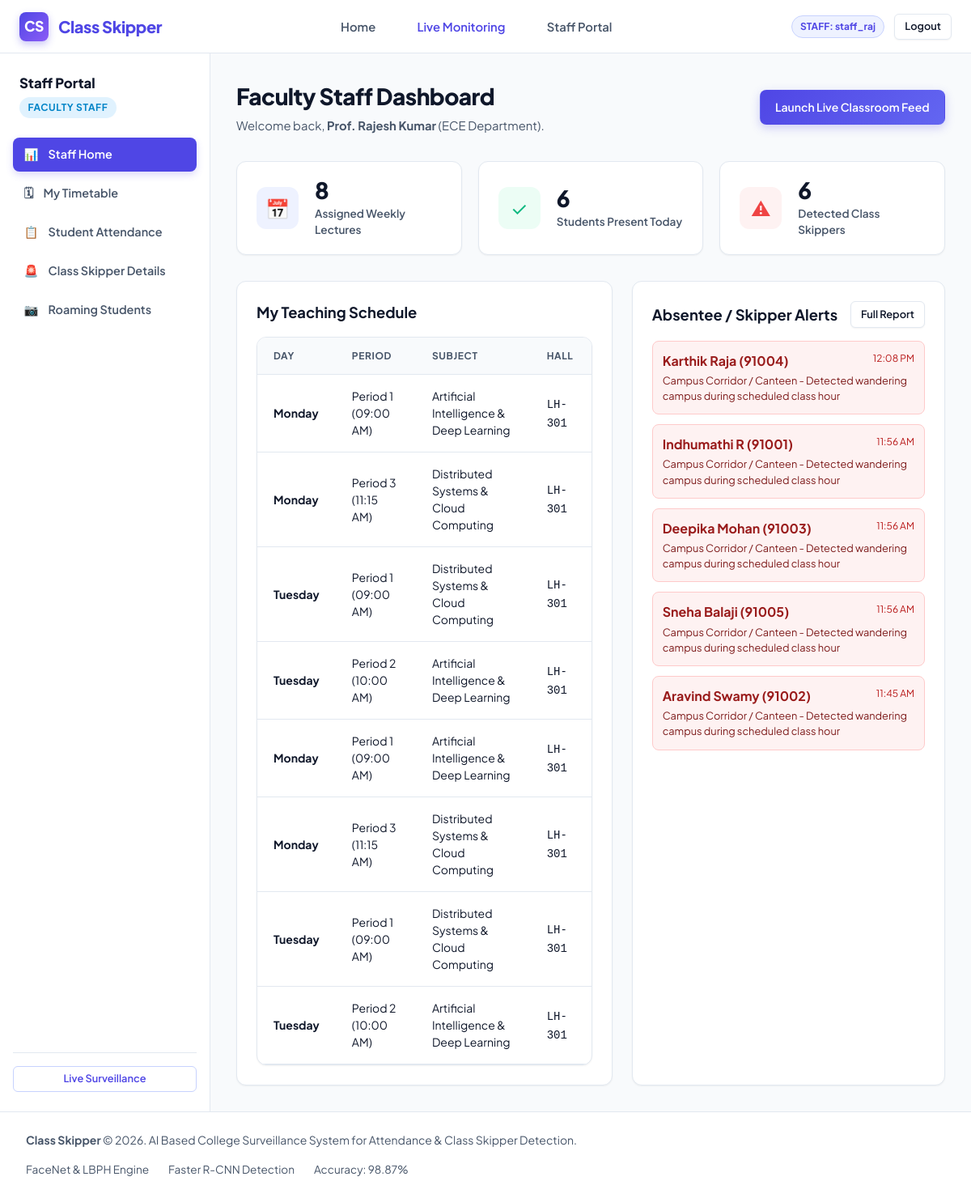
Page /staff/dashboard (signed in) on the committed database.
### tables this page shows
CREATE TABLE staff (
            id INTEGER PRIMARY KEY AUTOINCREMENT,
            staff_id VARCHAR(50) UNIQUE NOT NULL,
            name VARCHAR(150) NOT NULL,
            email VARCHAR(100) NOT NULL,
            mobile VARCHAR(30) NOT NULL,
            dept VARCHAR(100) NOT NULL,
            designation VARCHAR(100) DEFAULT 'Assistant Professor',
            username VARCHAR(50) UNIQUE NOT NULL,
            password VARCHAR(100) NOT NULL
        );

CREATE TABLE timetable (
            id INTEGER PRIMARY KEY AUTOINCREMENT,
            dept VARCHAR(100) NOT NULL,
            sem VARCHAR(50) NOT NULL,
            day_name VARCHAR(30) NOT NULL,
            period VARCHAR(20) NOT NULL,
            start_time VARCHAR(20) NOT NULL,
            end_time VARCHAR(20) NOT NULL,
            subject VARCHAR(150) NOT NULL,
            staff_name VARCHAR(150) NOT NULL,
            room VARCHAR(50) DEFAULT 'LH-101'
        );

CREATE TABLE violations (
            id INTEGER PRIMARY KEY AUTOINCREMENT,
            student_id INTEGER,
            regno VARCHAR(50) NOT NULL,
            name VARCHAR(150) NOT NULL,
            dept VARCHAR(100) NOT NULL,
            sem VARCHAR(50) NOT NULL,
            date VARCHAR(30) NOT NULL,
            time VARCHAR(30) NOT NULL,
            location VARCHAR(100) NOT NULL,
            image_path VARCHAR(255) NOT NULL,
            reason VARCHAR(255) DEFAULT 'Found roaming outside classroom during class hours',
            status VARCHAR(50) DEFAULT 'Alert Sent',
            parent_notified INTEGER DEFAULT 1
        );

### app.py (the view)
@app.route('/staff/dashboard')
@login_required('staff')
def staff_dashboard():
    staff_info = query_db("SELECT * FROM staff WHERE username = %s", (session['username'],), one=True)
    today_str = datetime.date.today().strftime('%Y-%m-%d')
    my_timetable = query_db("SELECT * FROM timetable WHERE staff_name LIKE %s", (f"%{staff_info['name'].split()[-1]}%",))
    assigned_count = len(my_timetable)
    present_cnt = query_db("SELECT COUNT(*) as c FROM attendance WHERE date = %s AND dept = %s", (today_str, staff_info['dept']), one=True)['c']
    skipper_cnt = query_db("SELECT COUNT(*) as c FROM violations WHERE date = %s AND dept = %s", (today_str, staff_info['dept']), one=True)['c']
    my_skippers = query_db("SELECT * FROM violations WHERE date = %s AND dept = %s ORDER BY id DESC LIMIT 5", (today_str, staff_info['dept']))
    return render_template(
        'staff/dashboard.html',
        active_page='dashboard',
        staff_info=staff_info,
        assigned_classes_count=assigned_count,
        present_count=present_cnt,
        skipper_count=skipper_cnt,
        my_timetable=my_timetable,
        my_skippers=my_skippers
    )

### app.py (called while the page is built)
def login_required(required_role=None):
    def decorator(f):
        @functools.wraps(f)
        def decorated_function(*args, **kwargs):
            if not session.get('username'):
                flash('Please log in to access this portal.', 'danger')
                return redirect(url_for('login_view', role=required_role or 'admin'))
            if required_role and session.get('role') != required_role:
                flash(f'Unauthorized access. {required_role.capitalize()} privileges required.', 'danger')
                return redirect(url_for('index'))
            return f(*args, **kwargs)
        return decorated_function
    return decorator

### db.py (called while the page is built)
def get_connection():
    if DATABASE_TYPE == 'mysql':
        try:
            import mysql.connector
            conn = mysql.connector.connect(**MYSQL_CONFIG)
            return conn, 'mysql'
        except Exception:
            conn = sqlite3.connect(SQLITE_DB_PATH)
            conn.row_factory = sqlite3.Row
            return conn, 'sqlite'
    else:
        conn = sqlite3.connect(SQLITE_DB_PATH)
        conn.row_factory = sqlite3.Row
        return conn, 'sqlite'

def query_db(query, args=(), one=False, commit=False):
    conn, db_type = get_connection()
    cursor = conn.cursor()
    if db_type == 'sqlite':
        query = query.replace('%s', '?')
    else:
        query = query.replace('?', '%s')
    cursor.execute(query, args)
    if commit:
        conn.commit()
        last_id = cursor.lastrowid
        cursor.close()
        conn.close()
        return last_id
    rv = cursor.fetchall()
    cursor.close()
    conn.close()
    if rv:
        if db_type == 'sqlite':
            results = [dict(ix) for ix in rv]
        else:
            results = [dict(ix) if isinstance(ix, dict) else ix for ix in rv]
        return results[0] if one else results
    return None if one else []

### templates/staff/dashboard.html (shortened to what this page needs)
{% extends 'staff/layout.html' %}
{% block staff_content %}
<div>
    <div class="page-header">
        <div>
            <h1 class="page-title">Faculty Staff Dashboard</h1>
            <p class="page-subtitle">Welcome back, <strong>{{ staff_info.name }}</strong> ({{ staff_info.dept }} Department).</p>
        </div>
        <a href="{{ url_for('monitoring_view') }}" class="btn btn-primary">
            Launch Live Classroom Feed
        </a>
    </div>
    <div class="stat-grid">
        <div class="stat-card">
            <div class="stat-icon primary">📅</div>
            <div>
                <div class="stat-value">{{ assigned_classes_count }}</div>
                <div class="stat-label">Assigned Weekly Lectures</div>
            </div>
        </div>
        <div class="stat-card">
            <div class="stat-icon success">✓</div>
            <div>
                <div class="stat-value">{{ present_count }}</div>
                <div class="stat-label">Students Present Today</div>
            </div>
        </div>
        <div class="stat-card">
            <div class="stat-icon danger">⚠</div>
            <div>
                <div class="stat-value">{{ skipper_count }}</div>
                <div class="stat-label">Detected Class Skippers</div>
            </div>
        </div>
    </div>
    <div style="display: grid; grid-template-columns: 1.2fr 1fr; gap: 1.5rem;">
        <div class="card">
            <h3 style="font-size: 1.15rem; font-weight: 700; margin-bottom: 1rem;">My Teaching Schedule</h3>
            <div class="table-responsive">
                <table class="data-table">
                    <thead>
                        <tr>
                            <th>Day</th>
                            <th>Period</th>
                            <th>Subject</th>
                            <th>Hall</th>
                        </tr>
                    </thead>
                    <tbody>
                        {% for tt in my_timetable %}
                        <tr>
                            <td><strong>{{ tt.day_name }}</strong></td>
                            <td>{{ tt.period }} ({{ tt.start_time }})</td>
                            <td>{{ tt.subject }}</td>
                            <td><code>{{ tt.room }}</code></td>
                        </tr>
                        {% else %}
                        <tr><td colspan="4" style="text-align: center; color: var(--text-muted);">No scheduled periods for your profile.</td></tr>
                        {% endfor %}
                    </tbody>
                </table>
            </div>
        </div>
        <div class="card">
            <div style="display: flex; justify-content: space-between; align-items: center; margin-bottom: 1rem;">
                <h3 style="font-size: 1.15rem; font-weight: 700;">Absentee / Skipper Alerts</h3>
                <a href="{{ url_for('staff_skippers') }}" class="btn btn-secondary btn-sm">Full Report</a>
            </div>
            <div style="display: flex; flex-direction: column; gap: 0.75rem;">
                {% for sk in my_skippers %}
                <div style="padding: 0.75rem; background: var(--danger-light); border: 1px solid var(--danger-border); border-radius: 8px;">
                    <div style="display: flex; justify-content: space-between;">
                        <strong style="color: #991b1b;">{{ sk.name }} ({{ sk.regno }})</strong>
                        <span style="font-size: 0.75rem; color: #b91c1c;">{{ sk.time }}</span>
                    </div>
                    <div style="font-size: 0.8rem; color: #7f1d1d; margin-top: 0.2rem;">
                        {{ sk.location }} - {{ sk.reason }}
                    </div>
                </div>
                {% else %}
                <div style="text-align: center; color: var(--text-muted); padding: 1.5rem 0;">No active class skipper alerts today.</div>
                {% endfor %}
            </div>
        </div>
    </div>
</div>
{% endblock %}

### templates/base.html (shortened to what this page needs)
<!DOCTYPE html>
<html lang="en">
<head>
    <link rel="stylesheet" href="{{ url_for('static', filename='css/style.css') }}">
</head>
<body>
    <nav class="navbar">
        <div class="nav-container">
            <a href="{{ url_for('index') }}" class="brand-logo">
                <div class="brand-icon">CS</div>
                <span>Class Skipper</span>
            </a>
            <ul class="nav-menu">
                <li><a href="{{ url_for('index') }}" class="nav-link">Home</a></li>
                <li><a href="{{ url_for('monitoring_view') }}" class="nav-link" style="color: var(--primary);">Live Monitoring</a></li>
                {% if session.get('role') == 'admin' %}
                    <li><a href="{{ url_for('admin_dashboard') }}" class="nav-link">Admin Portal</a></li>
                {% elif session.get('role') == 'staff' %}
                    <li><a href="{{ url_for('staff_dashboard') }}" class="nav-link">Staff Portal</a></li>
                {% elif session.get('role') == 'hod' %}
                    <li><a href="{{ url_for('hod_dashboard') }}" class="nav-link">HoD Portal</a></li>
                {% else %}
                    <li><a href="{{ url_for('login_view', role='staff') }}" class="nav-link">Staff</a></li>
                    <li><a href="{{ url_for('login_view', role='hod') }}" class="nav-link">HOD</a></li>
                    <li><a href="{{ url_for('login_view', role='admin') }}" class="nav-link">Admin</a></li>
                {% endif %}
            </ul>
            <div class="nav-actions">
                {% if session.get('username') %}
                    <span class="badge badge-primary">
                        {{ session.get('role')|upper }}: {{ session.get('username') }}
                    </span>
                    <a href="{{ url_for('logout') }}" class="btn btn-secondary btn-sm">Logout</a>
                {% else %}
                    <a href="{{ url_for('monitoring_view') }}" class="btn btn-primary btn-sm">Live Surveillance</a>
                {% endif %}
            </div>
        </div>
    </nav>
    <div style="flex: 1;">
        {% block content %}{% endblock %}
    </div>
    <footer class="footer">
        <div style="max-width: 1300px; margin: 0 auto; display: flex; justify-content: space-between; align-items: center; flex-wrap: wrap; gap: 1rem;">
            <div>
                <strong>Class Skipper</strong> &copy; 2026. AI Based College Surveillance System for Attendance & Class Skipper Detection.
            </div>
            <div style="display: flex; gap: 1.5rem; font-size: 0.85rem;">
                <span>FaceNet & LBPH Engine</span>
                <span>Faster R-CNN Detection</span>
                <span>Accuracy: 98.87%</span>
            </div>
        </div>
    </footer>
</body>
</html>

### rows in the picture
staff: get "staff_raj", name "Prof. Rajesh Kumar", dept "ECE"
timetable: day_name "Monday", period "Period 1", start_time "09:00 AM", subject "Artificial Intelligence & Deep Learning", room "LH-301"
timetable: day_name "Monday", period "Period 3", start_time "11:15 AM", subject "Distributed Systems & Cloud Computing", room "LH-301"
timetable: day_name "Tuesday", period "Period 1", start_time "09:00 AM", subject "Distributed Systems & Cloud Computing", room "LH-301"
timetable: day_name "Tuesday", period "Period 2", start_time "10:00 AM", subject "Artificial Intelligence & Deep Learning", room "LH-301"
timetable: day_name "Monday", period "Period 1", start_time "09:00 AM", subject "Artificial Intelligence & Deep Learning", room "LH-301"
timetable: day_name "Monday", period "Period 3", start_time "11:15 AM", subject "Distributed Systems & Cloud Computing", room "LH-301"
timetable: day_name "Tuesday", period "Period 1", start_time "09:00 AM", subject "Distributed Systems & Cloud Computing", room "LH-301"
timetable: day_name "Tuesday", period "Period 2", start_time "10:00 AM", subject "Artificial Intelligence & Deep Learning", room "LH-301"
violations: name "Karthik Raja", regno "91004", time "12:08 PM", location "Campus Corridor / Canteen", reason "Detected wandering campus during scheduled class hour"
violations: name "Indhumathi R", regno "91001", time "11:56 AM", location "Campus Corridor / Canteen", reason "Detected wandering campus during scheduled class hour"
violations: name "Deepika Mohan", regno "91003", time "11:56 AM", location "Campus Corridor / Canteen", reason "Detected wandering campus during scheduled class hour"
violations: name "Sneha Balaji", regno "91005", time "11:56 AM", location "Campus Corridor / Canteen", reason "Detected wandering campus during scheduled class hour"
violations: name "Aravind Swamy", regno "91002", time "11:45 AM", location "Campus Corridor / Canteen", reason "Detected wandering campus during scheduled class hour"

### other values in the picture
{{ session.get('role')|upper }} "STAFF"
{{ assigned_classes_count }} "8"
{{ present_count }} "6"
{{ skipper_count }} "6"
